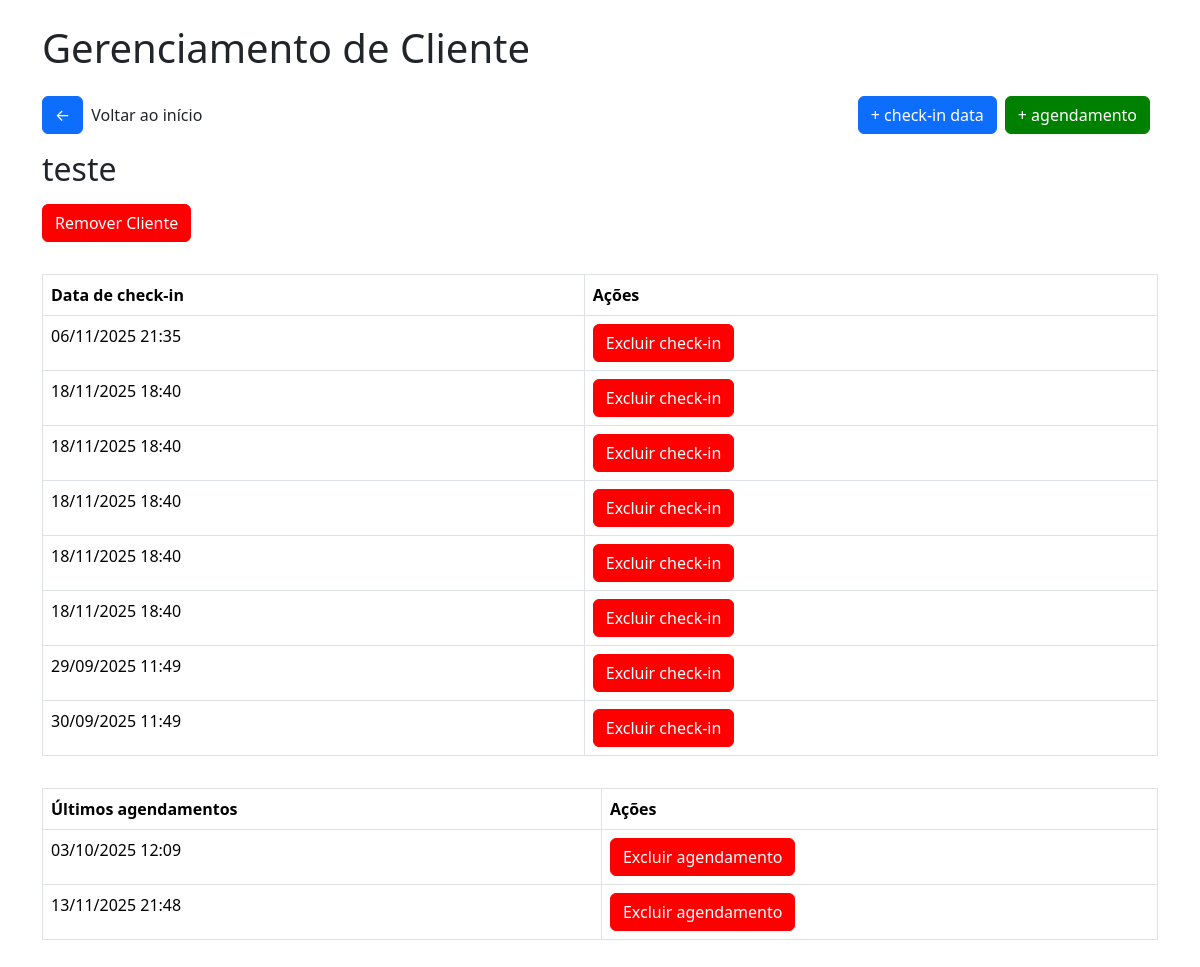
Page /clienteventosa/1 on the committed database.
### tables this page shows
CREATE TABLE cliente_ventosa (
        id INTEGER PRIMARY KEY AUTOINCREMENT,
        nome TEXT NOT NULL,
        status BOOLEAN DEFAULT FALSE,
        checkins INTEGER DEFAULT 0
    );

CREATE TABLE checkin_ventosa (
        id INTEGER PRIMARY KEY AUTOINCREMENT,
        cliente_id INTEGER,
        data DATETIME,
        FOREIGN KEY(cliente_id) REFERENCES clientes(id)
    );

CREATE TABLE historico_agendamento_ventosa (
        id INTEGER PRIMARY KEY AUTOINCREMENT,
        cliente_id INTEGER,
        data DATETIME,
        FOREIGN KEY(cliente_id) REFERENCES clientes(id)
    );

### app/views/ventosa.py (the view)
@app.route('/clienteventosa/<int:cliente_id>')
def cliente_ventosa(cliente_id):
    conn = get_db_connection()
    cliente = conn.execute("SELECT * FROM cliente_ventosa WHERE id = ?", (cliente_id,)).fetchone()
    checkins = conn.execute("SELECT * FROM checkin_ventosa WHERE cliente_id = ? ORDER BY data ASC", (cliente_id,))
    agendamentos = conn.execute("SELECT * FROM historico_agendamento_ventosa WHERE cliente_id = ? ORDER BY data ASC", (cliente_id,))
    return render_template('ventosa/cliente_ventosa.html', cliente=cliente, checkins=checkins, agendamentos=agendamentos)

### app/model/model.py (called while the page is built)
def get_db_connection():
    conn = sqlite3.connect('checkins.db')
    conn.row_factory = sqlite3.Row
    return conn

### app/templates/ventosa/cliente_ventosa.html (shortened to what this page needs)
<!DOCTYPE html>
<html lang="pt-br">
<head>
    <link href="https://cdn.jsdelivr.net/npm/bootstrap@5.3.2/dist/css/bootstrap.min.css" rel="stylesheet">
    <link rel="stylesheet" href="{{url_for('static', filename='css/style.css')}}">
    <link rel="stylesheet" href="{{url_for('static', filename='css/modal.css')}}">
</head>
<body>
    <div class="container">
        <h1 class="mb-4">
            Gerenciamento de Cliente
        </h1>
        <div class="box-btn-home">
            <div class="box"><a href="/ventosa" class="btn btn-primary btn-home">&#x2190</a>
            <p>Voltar ao início</p></div>
            <div class="box">
                <a href="/adcheckindataventosa/{{cliente.id}}" class="btn btn-primary btn-home">+ check-in data</a>
                <a href="/adicionaragendamentoventosa/{{cliente.id}}" class="btn btn-primary btn-home green">+ agendamento</a>
            </div>
        </div>
        <h2 class="mb-3">
            {{cliente.nome}}
        </h2>
        <button class="btn btn-primary btn-remover" id="openModal">Remover Cliente</button>
        <table class="table table-bordered table-checkin">
            <thead>
                <tr>
                <th>Data de check-in</th>
                <th>Ações</th>
                </tr>
            </thead>
            <tbody>
                {% for checkin in checkins %}
                <tr>
                <td>{{ checkin.data }}</td>
                <td><a href="/excluircheckinventosa/{{checkin.id}}" class="btn btn-primary btn-remover excludecheckin">Excluir check-in</a></td>
                </tr>
                {% endfor %}
            </tbody>
        </table>
        <table class="table table-bordered table-checkin">
            <thead>
                <tr>
                <th>Últimos agendamentos</th>
                <th>Ações</th>
                </tr>
            </thead>
            <tbody>
                {% for a in agendamentos %}
                <tr>
                <td>{{ a.data }}</td>
                <td><a href="/excluiragendamentoventosa/{{a.id}}" class="btn btn-primary btn-remover excludecheckin">Excluir agendamento</a></td>
                </tr>
                {% endfor %}
            </tbody>
        </table>
</body>
</html>

### app/static/css/style.css (style rules this page uses)
body { padding: 24px; }
a { text-decoration: none; }
.btn-remover { background-color: red; border-color: red; }
.btn-home { margin-bottom: 16px; margin-right: 8px; }
.box-btn-home { width: 100%; display: flex; justify-content: space-between; align-items: center; }
.box-btn-home .box { display: flex; justify-content: center; align-items: center; }
.table-checkin { margin-top: 32px; }
.excludecheckin { color: white; }
.green { background-color: green; border-color:green; }

### rows in the picture
cliente_ventosa: nome "teste"
checkin_ventosa: data "06/11/2025 21:35"
checkin_ventosa: data "18/11/2025 18:40"
checkin_ventosa: data "18/11/2025 18:40"
checkin_ventosa: data "18/11/2025 18:40"
checkin_ventosa: data "18/11/2025 18:40"
checkin_ventosa: data "18/11/2025 18:40"
checkin_ventosa: data "29/09/2025 11:49"
checkin_ventosa: data "30/09/2025 11:49"
historico_agendamento_ventosa: data "03/10/2025 12:09"
historico_agendamento_ventosa: data "13/11/2025 21:48"
